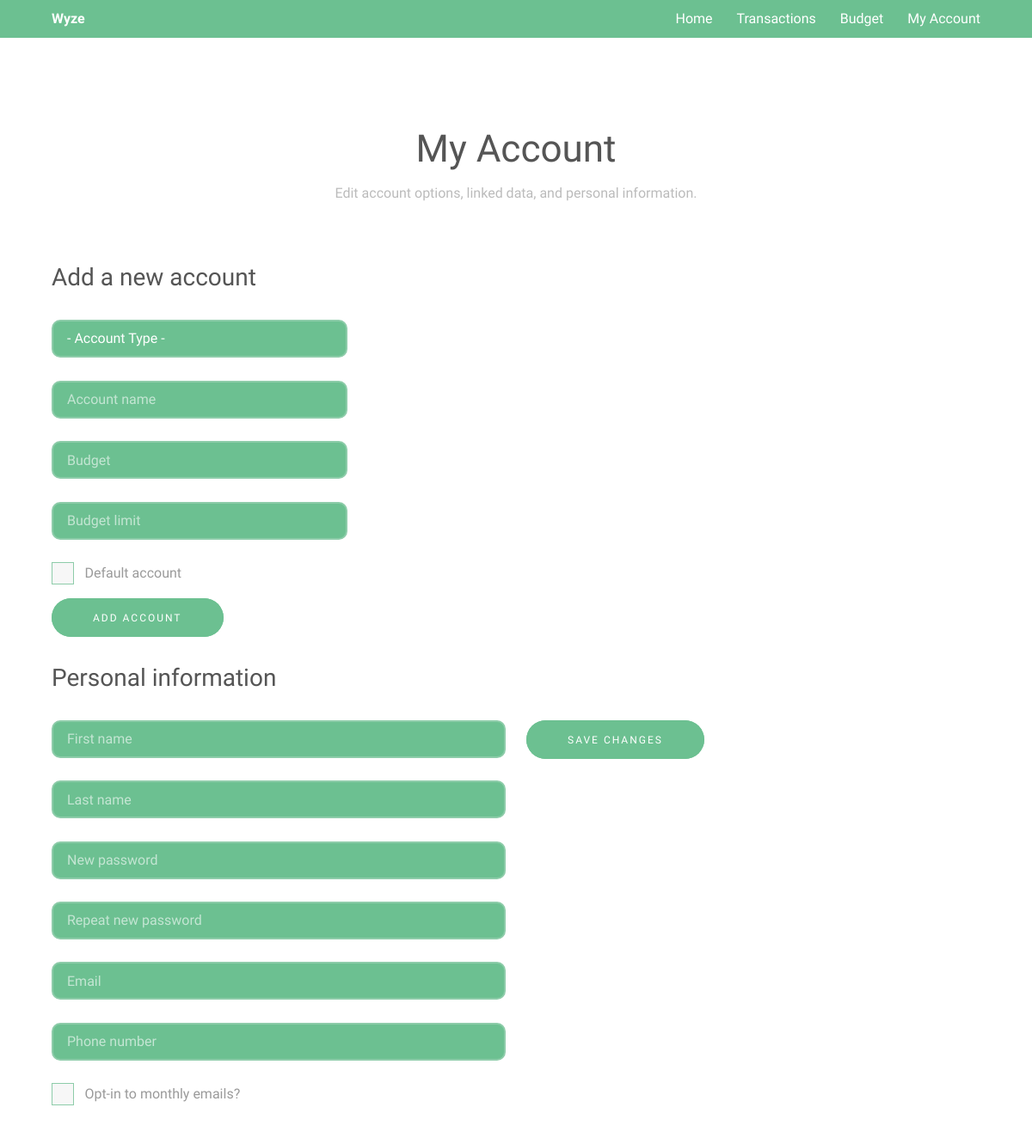
The app's page /account.php, older data.
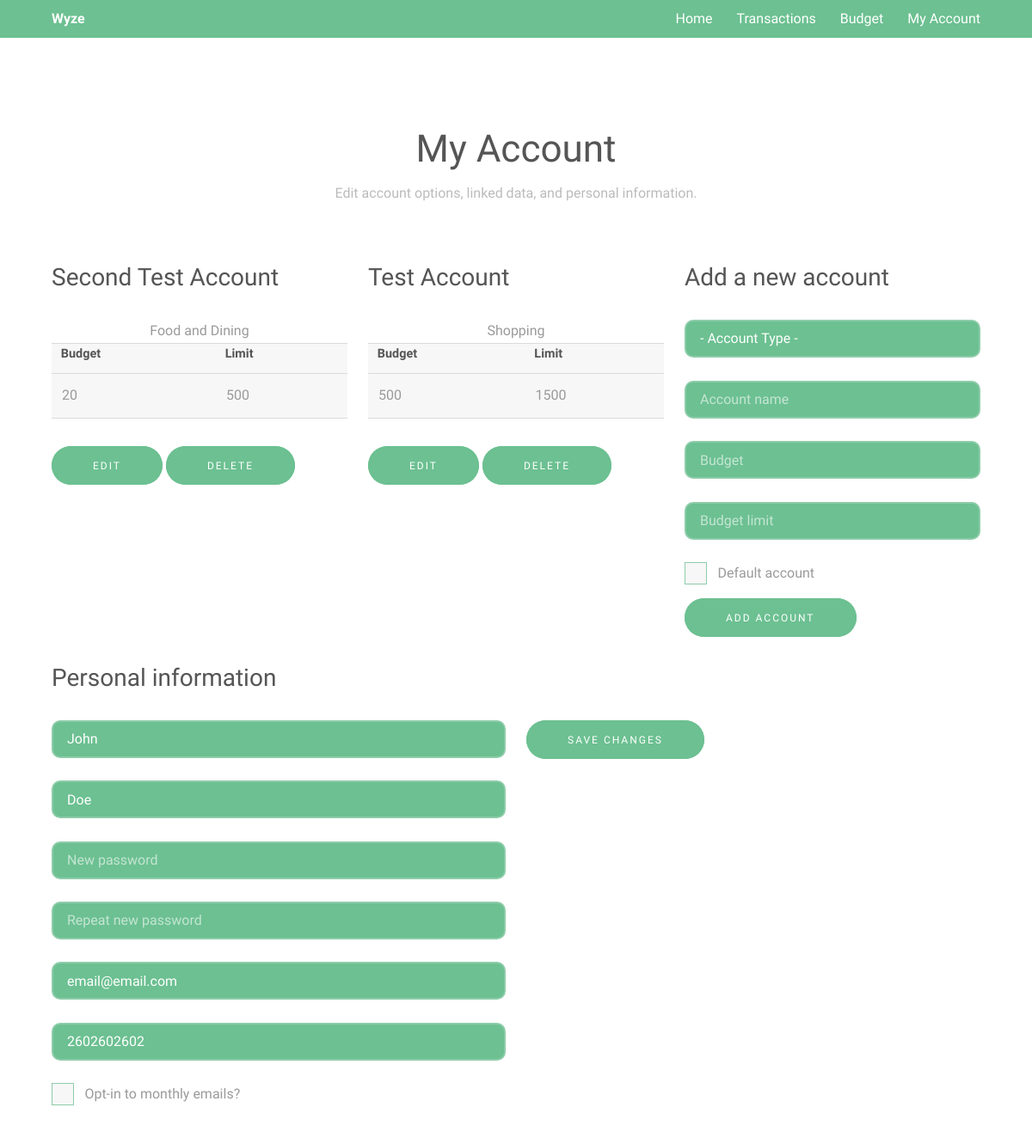
The same page, newer data.
### tables this page shows
CREATE TABLE `accountsettings` (
  `userID` int(11) NOT NULL,
  `planID` int(11) NOT NULL DEFAULT '0',
  `accountName` varchar(30) NOT NULL DEFAULT 'New Account'
);

CREATE TABLE `categories` (
  `userID` int(11) NOT NULL,
  `categoryID` int(11) NOT NULL,
  `categoryName` varchar(30) DEFAULT NULL
);

CREATE TABLE `plan` (
  `userID` int(11) NOT NULL,
  `planID` int(11) NOT NULL,
  `categoryID` int(11) NOT NULL DEFAULT '1',
  `budget` int(11) NOT NULL,
  `plan_limit` int(11) DEFAULT NULL,
  `default_plan` int(11) DEFAULT NULL
);

CREATE TABLE `users` (
  `id` int(11) NOT NULL,
  `username` varchar(50) NOT NULL,
  `password` varchar(50) NOT NULL,
  `fname` varchar(50) NOT NULL,
  `lName` varchar(50) NOT NULL,
  `email` varchar(50) NOT NULL,
  `numPhone` varchar(10) DEFAULT NULL
);

### account.php (the view, shortened to what this page needs)
<!DOCTYPE html>
<html>
   <head>
      <link rel="stylesheet" href="assets/css/main.css" />
   </head>
   <?php
	$connection = connect_to_db();
	function echoSQL($connection, $statement, $label) {
		$sql = sprintf($statement);
		$result = mysqli_query($connection, $sql);
		$row = mysqli_fetch_assoc($result);
		echo $row[$label];
	}
	?>
   <body class="subpage">
      <header id="header">
         <div class="inner">
            <a href="home.php" class="logo"><strong>Wyze</strong></a>
            <nav id="nav">
               <a href="home.php">Home</a>
               <a href="transactions.php">Transactions</a>
               <a href="budget.php">Budget</a>
               <a href="account.php">My Account</a>
            </nav>
         </div>
      </header>
      <section id="three" class="wrapper">
         <div class="inner">
            <header class="align-center">
               <h2>My Account</h2>
               <p>Edit account options, linked data, and personal information.</p>
            </header>
			<form method="POST">
            <div class="row">
					<?php
						$result1 = mysqli_query($connection, "select * from accountsettings where userID = 2");
						$result2 = mysqli_query($connection, "select * from plan where userID = 2");
						while ($row1 = mysqli_fetch_array($result1)) {
							$count = 0;
							$row2 = mysqli_fetch_array($result2);
								$count = $count + 1;
								$categoryName = mysqli_query($connection, "select categoryName from categories where categoryID = " . $row2['categoryID']);
								$categoryString = mysqli_fetch_assoc($categoryName);
								echo '<div class="4u 12u$(medium)"><h3>' . $row1['accountName'] . '</h3>';
								echo '<div class="table-wrapper">
										<table>
											<thead>
												<caption>' . $categoryString["categoryName"] . '</caption>
												<tr>
													<th>Budget</th>
													<th>Limit</th>
												</tr>
											</thead>
											<tbody>
												<tr>
													<td>' . $row2['budget'] . '</td>
													<td>' . $row2['plan_limit'] . '</td>
												</tr>
											</tbody>
										</table>
									</div>
									<input type="submit" name="editAcct' . $count . '" value="Edit" class="button special">
									<input type="submit" name="deleteAcct' . $count . '" value="Delete" class="button special"></div>';
						}
					?>
               <div class="4u$ 12u$(medium)">
                  <h3>Add a new account</h3>
                  <select name="newType">
                     <option value="">- Account Type -</option>
                  </select>
                  <br />
                  <input name="newAccName" placeholder="Account name" type="text"><br />
                  <input name="newBudget" placeholder="Budget" type="text"><br />
                  <input name="newLimit" placeholder="Budget limit" type="text"><br />
                  <div class="6u$(small)">
                     <input name="newDefault" id="newDefault" type="checkbox"><label for="newDefault">Default account</label>
                  </div>
                  <input type="submit" name="addAccount" value="Add account" class="button special">
               </div>
            </div>
			<br />
			<h3>Personal information</h3>
			<div class="row">
				<div class="6u 12u$(medium)">
				  <input name="fname" value="<?php echoSQL($connection, "select fname from users where id = 2", "fname");?>" placeholder="First name" type="text"><br />
                  <input name="lname" value="<?php echoSQL($connection, "select lname from users where id = 2", "lname");?>" placeholder="Last name" type="text"><br />
				  <input name="password1" placeholder="New password" type="password"><br />
				  <input name="password2" placeholder="Repeat new password" type="password"><br />
                  <input name="email" value="<?php echoSQL($connection, "select email from users where id = 2", "email");?>" placeholder="Email" type="text"><br />
                  <input name="phone" value="<?php echoSQL($connection, "select numPhone from users where id = 2", "numPhone");?>" placeholder="Phone number" type="text"><br />
				  <input id="optin" name="opt-check" type="checkbox"><label for="optin">Opt-in to monthly emails?</label>
				</div>
				<div class="6u$ 12u$(medium)">
					<input name="personalSave" type="submit" value="Save changes" class="button special">
				</div>
			</div>
         </div>
      </section>
   </body>
</html>

Row changes from the older to the newer data that the page shows:
added accountsettings: accountName "Second Test Account", categories.categoryName "Food and Dining", plan.budget "20", plan.plan_limit "500"
added accountsettings: accountName "Test Account", categories.categoryName "Shopping", plan.budget "500", plan.plan_limit "1500"
added users: fname "John", lname "Doe", email "email@email.com", phone "2602602602"
